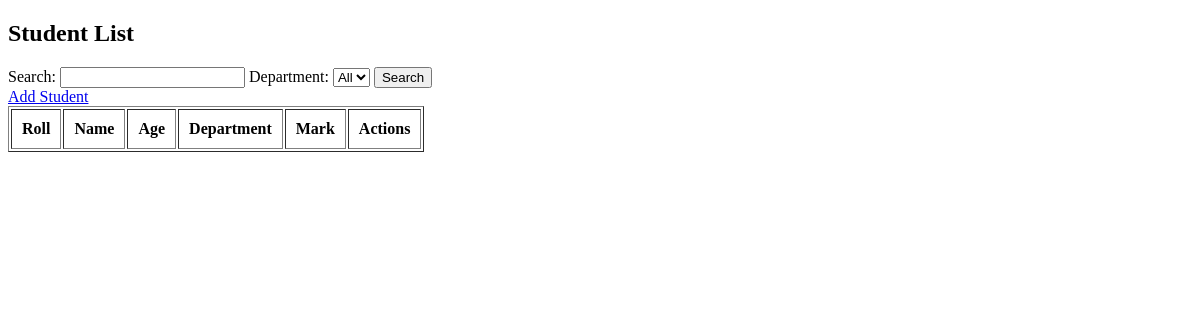
Before: / with the older database file.
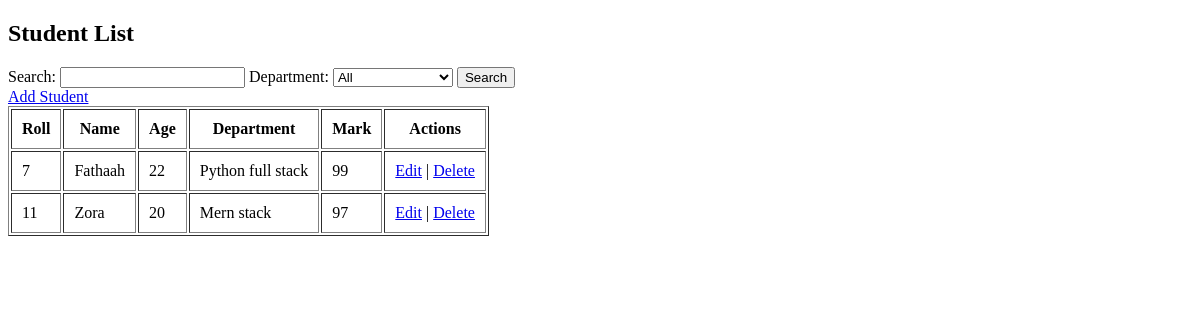
After: the same page with the newer database file.
### students/models.py (models this page shows, shortened)
class Student(models.Model):
    roll=models.IntegerField(unique=True)
    name=models.CharField(max_length=100)
    age=models.IntegerField()
    department=models.CharField(max_length=100)
    mark=models.IntegerField()

### students/views.py (the view)
# urls.py: path('',views.student_list,name='student_list'),
def student_list(request):
    search=request.GET.get('search','')
    department=request.GET.get('department','')
    students=Student.objects.all()
    if search:
        students=students.filter(name__icontains=search) | students.filter(roll__icontains=search)
    if department:
        students=students.filter(department=department)
    departments=Student.objects.values_list('department',flat=True).distinct()
    return render(request,'student_list.html',{
      'students':students,
      'departments':departments,
      'search':search
    })

### templates/student_list.html (shortened to what this page needs)
<!DOCTYPE html>
<html lang="en">
<head>
</head>
<body>
    <h2>Student List</h2>
    <form method="GET">
        Search: <input type="text" name="search" value="{{search}}">
        Department:
        <select name="department">
            <option value="">All</option>
        </select>
        <button type="submit">Search</button>
    </form>
    <a href="{% url 'student_add' %}">Add Student</a>
    <table border="1" cellpadding="10">
        <tr>
            <th>Roll</th>
            <th>Name</th>
            <th>Age</th>
            <th>Department</th>
            <th>Mark</th>
            <th>Actions</th>
        </tr>
        {% for s in students %}
        <tr>
            <td>{{s.roll}}</td>
            <td>{{s.name}}</td>
            <td>{{s.age}}</td>
            <td>{{s.department}}</td>
            <td>{{s.mark}}</td>
            <td>
                <a href="{% url 'student_edit' s.id %}">Edit</a> |
                <a href="{% url 'student_delete' s.id%}">Delete</a>
            </td>
        </tr>
        {% endfor %}
    </table>
</body>
</html>

Changed rows visible on the page:
added Student: roll "7", name "Fathaah", age "22", department "Python full stack", mark "99"
added Student: roll "11", name "Zora", age "20", department "Mern stack", mark "97"
